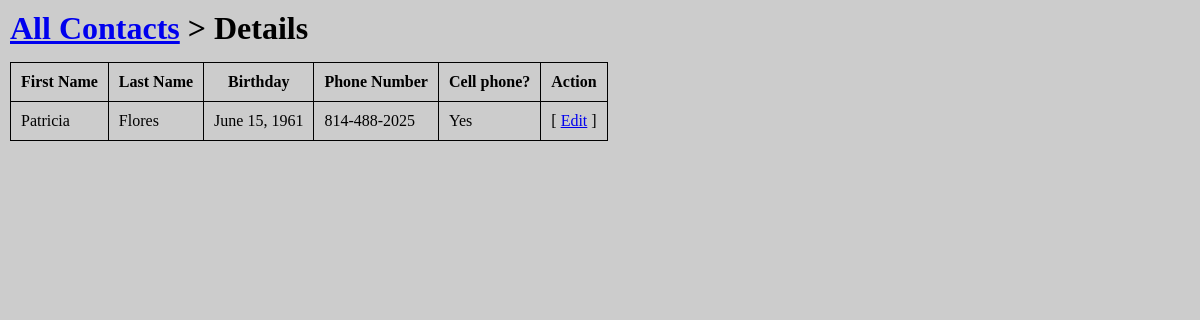
The page /contactsApp/3/ on the database its author committed.
### contactsApp/models.py (models this page shows, shortened)
class Contact(models.Model):
    first_name = models.CharField(max_length=200)
    last_name = models.CharField(max_length=200)
    birthday = models.DateField()
    phone_number = models.CharField(max_length=200)
    is_cell = models.BooleanField()

### contactsApp/views.py (the view)
# urls.py: path('<int:contact_id>/', views.detail, name='detail'),
def detail(request, contact_id):
    contact = Contact.objects.get(id=contact_id)
    context = {'contact': contact}
    return render(request, 'contactsApp/detail.html', context)

### contactsApp/templates/contactsApp/detail.html (shortened to what this page needs)
<!DOCTYPE html>
<html lang="en" dir="ltr">
  <head>
  </head>
  <body>
    <div id="container">
      <h1><a href="{% url 'contactsApp:index' %}">All Contacts</a> &gt; Details</h1>
      <div>
        <table>
          <tr>
            <th>First Name</th>
            <th>Last Name</th>
            <th>Birthday</th>
            <th>Phone Number</th>
            <th>Cell phone?</th>
            <th>Action</th>
          </tr>
          <tr>
            <td>{{contact.first_name}}</td>
            <td>{{contact.last_name}}</td>
            <td>{{contact.birthday}}</td>
            <td>{{contact.phone_number}}</td>
            {% if contact.is_cell %}
              <td>Yes</td>
            {% else %}
              <td>No</td>
            {% endif %}
            <td>[ <a href="/contactsApp/{{contact.id}}/edit/">Edit</a> ]</td>
          </tr>
        </table>
      </div>
    </div>
  </body>
</html>

### contactsApp/templates/contactsApp/detail.html (style rules this page uses)
html, body { box-sizing: border-box; height: 100%; margin: 0; min-height: 100%; padding: 0; width: 100%; }
#container { background-color: #CCC; padding: 10px; height: 100%; display: flex; align-items: flex-start; flex-direction: column; justify-content: flex-start; }
#container > h1 { margin: 0; }
table { border-collapse: collapse; }
th, td { border: 1px solid black; padding: 10px; }
h1 { padding-bottom: 15px; }

### rows shown on the page
Contact: first_name "Patricia", last_name "Flores", birthday "June 15, 1961", phone_number "814-488-2025"
